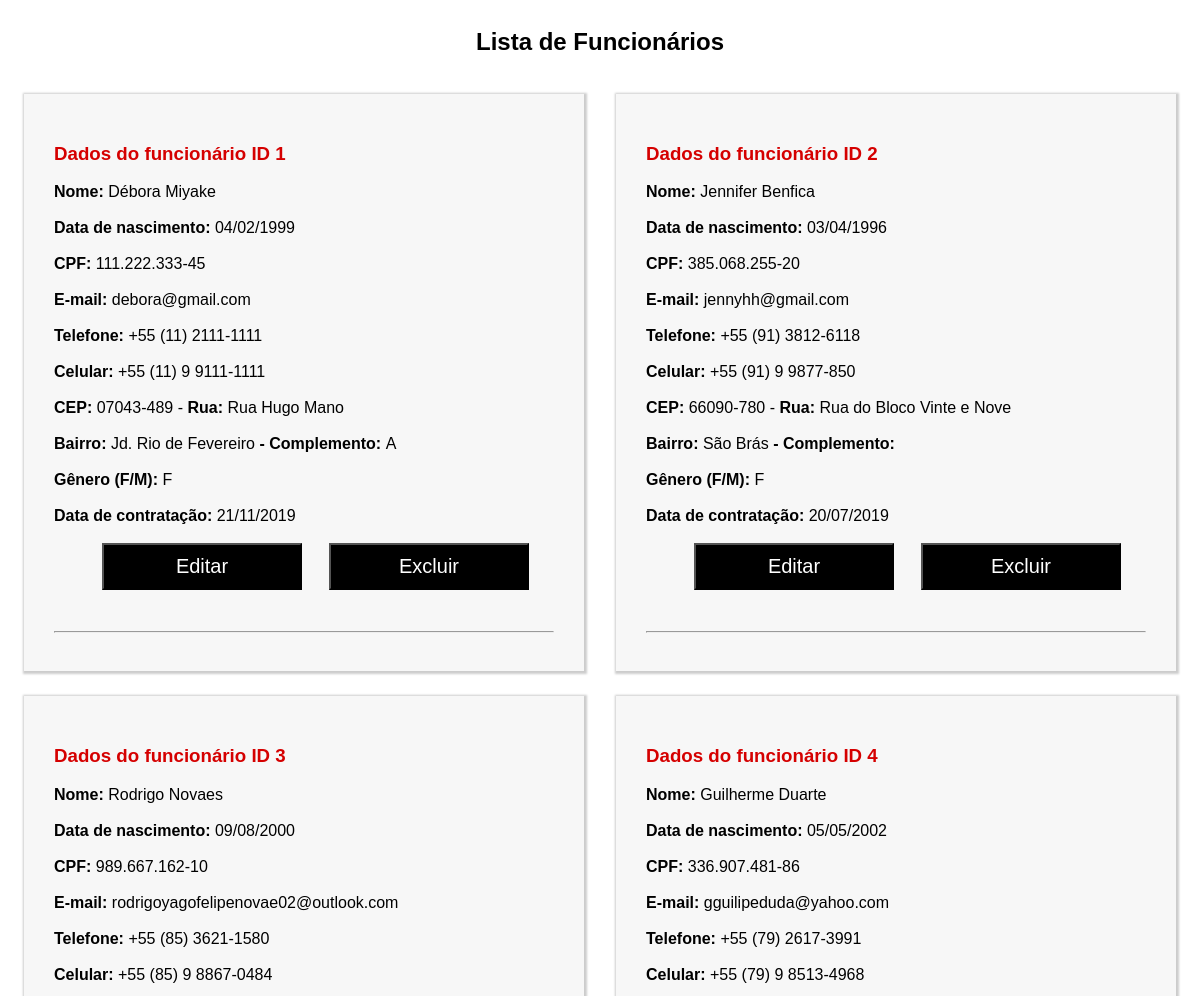
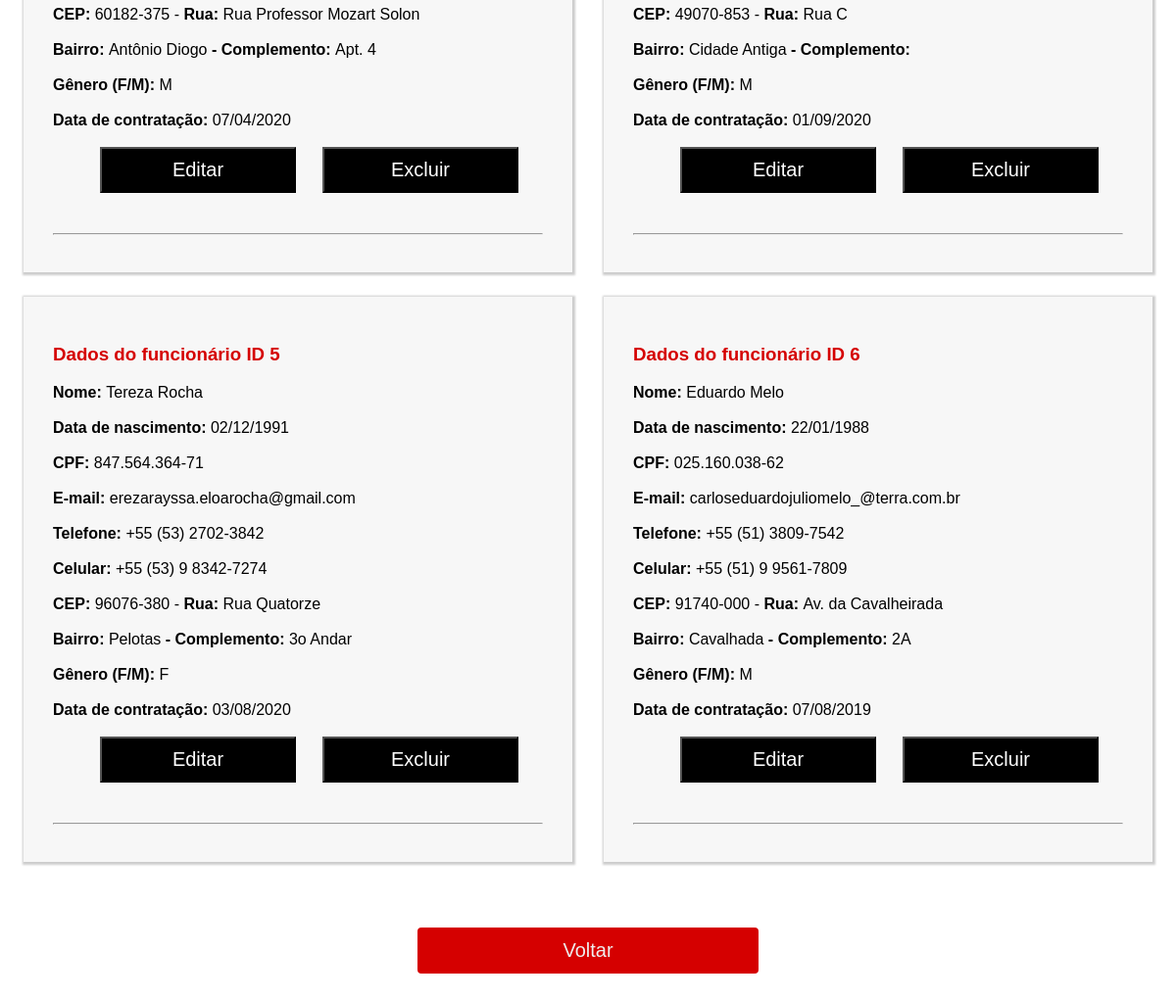
/crud/admin/lista_func.php (signed in), run on the app's committed database (2 pictures, top to bottom).
### tables this page shows
CREATE TABLE `tbfuncionario` (
  `id_func` int(11) NOT NULL,
  `nome_func` varchar(128) NOT NULL,
  `sobrenome_func` varchar(64) NOT NULL,
  `dtnasc_func` date NOT NULL,
  `cpf_func` varchar(21) NOT NULL,
  `email_func` varchar(128) NOT NULL,
  `tel_func` varchar(19) NOT NULL,
  `cel_func` varchar(20) NOT NULL,
  `cep` varchar(9) NOT NULL,
  `rua` varchar(128) NOT NULL,
  `bairro` varchar(64) NOT NULL,
  `numero` int(11) NOT NULL,
  `complemento` varchar(64) DEFAULT NULL,
  `genero_func` varchar(1) NOT NULL,
  `dtcontratacao` date NOT NULL
);

### crud/admin/lista_func.php (the view, shortened to what this page needs)
<?php
        if($_SESSION["usuario"] && isset($_SESSION["adm"])){
            include_once '../../pages/conexao.php';
?>
<!DOCTYPE html>
<html lang="pt-br">
<head>
    <link rel="stylesheet" type="text/css" href="../../assets/css/style.css">
</head>
<body>
        <div id="cadastro">
            <h2>Lista de Funcionários</h2><br/>
        </div>
        <?php
            $consulta = "SELECT * FROM tbfuncionario";
            $executar = mysqli_query($conn, $consulta);
            while($linha = mysqli_fetch_array($executar)){
            echo'<div id="container">';
                echo'<div id="card">';
                 echo '<h3 style="color: #d50000;">Dados do funcionário ID '.$linha['id_func'].'</h3>';
                 echo '<b>Nome: </b>'.$linha['nome_func'].' '.$linha['sobrenome_func'].'<br/>';
                 echo '<br/><b>Data de nascimento: </b>'.date('d/m/Y', strtotime($linha['dtnasc_func'])).'<br/>';
                 echo '<br/><b>CPF: </b>'.$linha['cpf_func'].'<br/>';
                 echo '<br/><b>E-mail: </b>'.$linha['email_func'].'<br/>';
                 echo '<br/><b>Telefone: </b>'.$linha['tel_func'].'<br/>';
                 echo '<br/><b> Celular: </b>'.$linha['cel_func'].'<br/>';
                 echo '<br/><b>CEP: </b>'.$linha['cep'].' - <b>Rua: </b>'.$linha['rua'].'<br/>';
                 echo '<br/><b>Bairro: </b>'.$linha['bairro'].'<b> - Complemento: </b>'.$linha['complemento'].'<br/>';
                 echo '<br/><b>Gênero (F/M): </b>'. $linha['genero_func'].'<br/>';
                 echo '<br/><b>Data de contratação: </b>'.date('d/m/Y', strtotime($linha['dtcontratacao'])).'<br/>';
                 echo '<div class="centro"><br/>';
                 echo '<a href="form_editar_func.php?id='.$linha['id_func'].'"><button class="button">Editar</button></a>';
                 echo '<a href="excluir_func.php?id='.$linha['id_func'].'"><button class="button">Excluir</button></a>';
                 echo '</div><br/><hr/></div>';
            echo '</div>';
            }
        ?>
        <a href="cadastra_func.php" class="cadastrar cadastra-link">Voltar</a>
</body>
</html>
<?php
    }else{
        echo "<script>
                window.location.href = '../../index.php';
            </script>";
    }
?>

### assets/css/style.css (style rules this page uses)
:root { --primary-color: #d50000; --secondary-color: #000000; --secondary-light-color: #212121; --background-color: #eeeeee; }
html, body, input, button { font-family: sans-serif; font-size: 1em; }
#cadastro { width: 52%; text-align: center; height: 80px; display: table; margin: 0 auto; border-radius: 0.25rem; background-color: #FFF; }
.cadastrar { font-size: 1.5em; background: var(--primary-color); border: 2px solid var(--primary-color); border-radius: 0.25rem; margin-bottom: 1em; color: var(--background-color); padding: 0.5em 0.6em; cursor: pointer; display: table; margin: 0 auto; width: 20rem; font-size: 15pt; transition: all .3s ease-out; }
hr { color: var(--primary-color); }
.cadastra-link { margin-top: 3.5%; margin-bottom: 3.5%; text-decoration: none; text-align: center; transition: all .3s ease-out; }
.centro { display: table; margin: 0 auto; }
.button { background: var(--secondary-color); color: #FFF; padding: 0.5em 0.6em; cursor: pointer; width: 10rem; font-size: 15pt; transition: all .3s ease-out; text-decoration: none; margin-left: 25px; }
#container { width: 33%; display: inline-table; margin-right: 2px; }
#card { width: 375px; display: table; margin: 0 auto; padding: 40px; background-color: rgba(0, 0, 0, 0.03); box-shadow: 1px 1px 2px 2px rgba(0, 0, 0, 0.2); margin-bottom: 25px; }
@media screen and (max-width: 1370px) { #container { width: 50%; display: inline-table; margin-right: 2px; margin: 0 auto; } }
@media screen and (max-width: 1370px) { #card { width: 500px; display: table; margin: 0 auto; padding: 30px; background-color: rgba(0, 0, 0, 0.03); box-shadow: 1px 1px 2px 2px rgba(0, 0, 0, 0.2); margin-bottom: 25px; } }
@media screen and (max-width: 1370px) { .button { margin-right: 2px; margin-bottom: 15px; width: 200px; } }
@media screen and (max-width: 1370px) { .centro { margin: 0 auto; display: table; } }

### data on the page
tbfuncionario: id_func "1", nome_func "Débora", sobrenome_func "Miyake", dtnasc_func "04/02/1999", cpf_func "111.222.333-45", email_func "debora@gmail.com", tel_func "+55 (11) 2111-1111", cel_func "+55 (11) 9 9111-1111", cep "07043-489", rua "Rua Hugo Mano", bairro "Jd. Rio de Fevereiro", complemento "A", genero_func "F", dtcontratacao "21/11/2019"
tbfuncionario: id_func "2", nome_func "Jennifer", sobrenome_func "Benfica", dtnasc_func "03/04/1996", cpf_func "385.068.255-20", email_func "jennyhh@gmail.com", tel_func "+55 (91) 3812-6118", cel_func "+55 (91) 9 9877-850", cep "66090-780", rua "Rua do Bloco Vinte e Nove", bairro "São Brás", genero_func "F", dtcontratacao "20/07/2019"
tbfuncionario: id_func "3", nome_func "Rodrigo", sobrenome_func "Novaes", dtnasc_func "09/08/2000", cpf_func "989.667.162-10", email_func "rodrigoyagofelipenovae02@outlook.com", tel_func "+55 (85) 3621-1580", cel_func "+55 (85) 9 8867-0484", cep "60182-375", rua "Rua Professor Mozart Solon", bairro "Antônio Diogo", complemento "Apt. 4", genero_func "M", dtcontratacao "07/04/2020"
tbfuncionario: id_func "4", nome_func "Guilherme", sobrenome_func "Duarte", dtnasc_func "05/05/2002", cpf_func "336.907.481-86", email_func "gguilipeduda@yahoo.com", tel_func "+55 (79) 2617-3991", cel_func "+55 (79) 9 8513-4968", cep "49070-853", rua "Rua C", bairro "Cidade Antiga", genero_func "M", dtcontratacao "01/09/2020"
tbfuncionario: id_func "5", nome_func "Tereza", sobrenome_func "Rocha", dtnasc_func "02/12/1991", cpf_func "847.564.364-71", email_func "erezarayssa.eloarocha@gmail.com", tel_func "+55 (53) 2702-3842", cel_func "+55 (53) 9 8342-7274", cep "96076-380", rua "Rua Quatorze", bairro "Pelotas", complemento "3o Andar", genero_func "F", dtcontratacao "03/08/2020"
tbfuncionario: id_func "6", nome_func "Eduardo", sobrenome_func "Melo", dtnasc_func "22/01/1988", cpf_func "025.160.038-62", email_func "carloseduardojuliomelo_@terra.com.br", tel_func "+55 (51) 3809-7542", cel_func "+55 (51) 9 9561-7809", cep "91740-000", rua "Av. da Cavalheirada", bairro "Cavalhada", complemento "2A", genero_func "M", dtcontratacao "07/08/2019"
